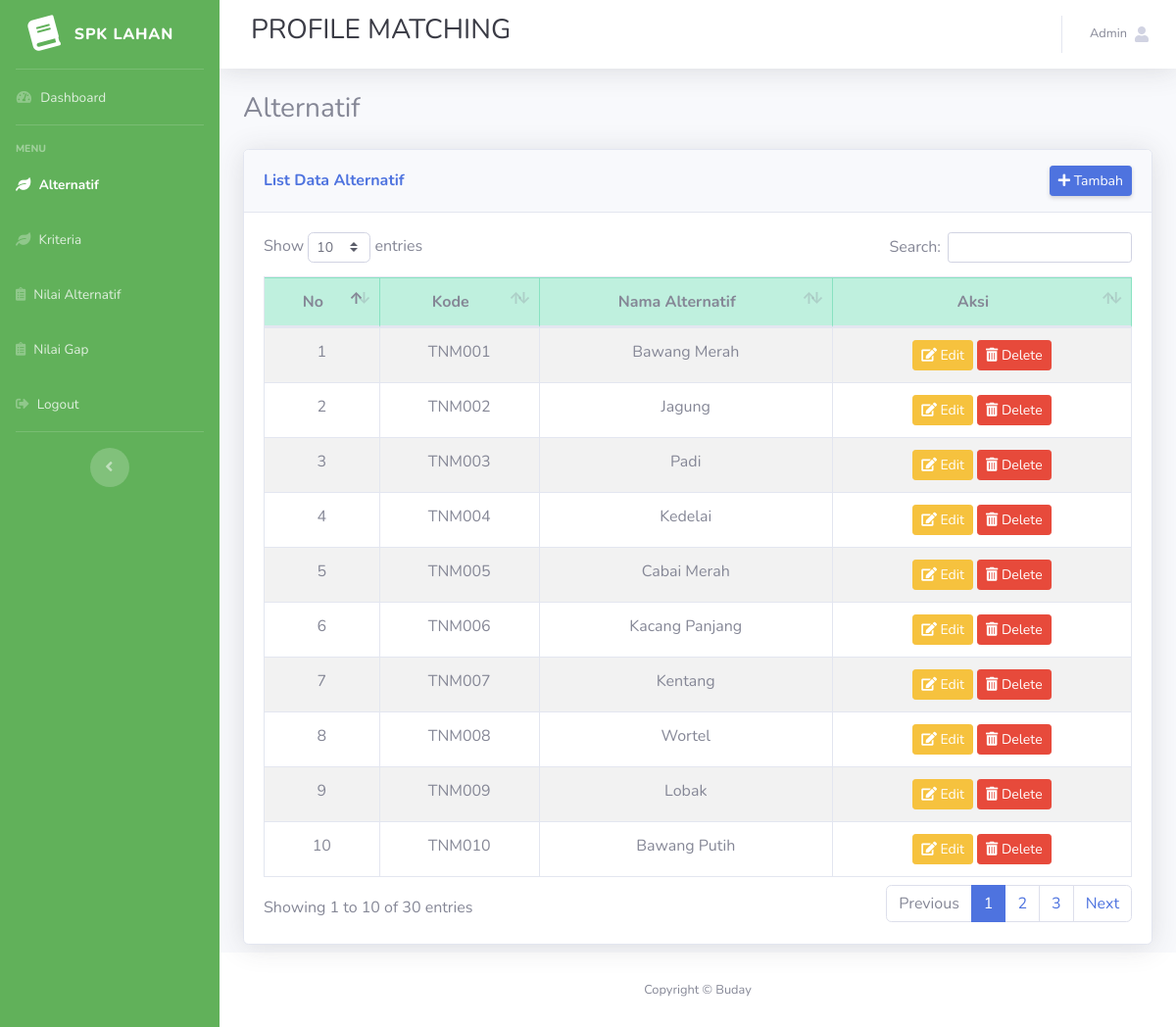
/admin/alternatif.php (signed in), run on the app's committed database.
### tables this page shows
CREATE TABLE `alternatif` (
  `id_alternatif` int(11) NOT NULL,
  `kode_alternatif` varchar(30) NOT NULL,
  `nama_alternatif` varchar(30) NOT NULL
);

### functions.php (called while the page is built, shortened)
<?php
require 'koneksi.php';
function query($query) {
    global $conn;
    $result = mysqli_query($conn, $query);
    $rows = [];
    while( $row = mysqli_fetch_assoc($result) ){
        $rows[] = $row;
    }
    return $rows;
}
?>

### admin/alternatif.php (the view, shortened to what this page needs)
<?php
$page = "alternatif";
require "../koneksi.php";
require "../functions.php";
include "../template/sidebar.php";
include "../template/topbar.php";
$alternatif = query("SELECT * FROM alternatif");
?>
 <div class="container-fluid">
<h1 class="h3 mb-4 text-judul">Alternatif</h1>
    <div class="card shadow mb-2">
    <div class="card-header py-3">
        <div class="d-sm-flex align-items-center justify-content-between ">
            <h6 class="m-0 font-weight-bold text-primary">List Data Alternatif</h6>
            <a href="#" class="d-none d-sm-inline-block btn btn-sm btn-primary shadow-sm" data-toggle="modal" data-target="#modalTambah"><i class="fas fa-plus"></i> Tambah</a>
        </div>
    </div>
      <div class="card-body">
      <div class="table-responsive">
      <table class="table table-bordered table-display table-striped" id="dataTable" width="100%" cellspacing="0">
        <thead class="table-success">
          <tr>
            <th class="text-center">No</th>
            <th class="text-center">Kode</th>
            <th class="text-center">Nama Alternatif</th>
            <th class="text-center">Aksi</th>
          </tr>
        </thead>
        <tbody>
        <?php $i=1;?>
        <?php foreach ($alternatif as $row):?>
            <tr>
              <td class="text-center"><?=$i;?></td>
              <td class="text-center"><?=$row['kode_alternatif'];?></td>
              <td class="text-center"><?=$row['nama_alternatif'];?></td>
              <td class="text-center">
                <form method="POST">
                  <button type="button" id="edit" name="edit" class="btn btn-warning btn-sm" data-toggle="modal" data-target="#modalEdit<?= $row['id_alternatif']; ?>">
                  <i class="fas fa-edit"></i> Edit</button>
                  <a class="btn btn-danger btn-sm" href="hapusalternatif.php?id=<?php echo $row["id_alternatif"]; ?>" onclick="return confirm('apakah anda yakin ingin dihapus');"><i class="fas fa-trash-alt"></i> Delete</a>
                  </form>
             </td>
            </tr>
            <?php $i++;?>
          <?php endforeach; ?>
        </tbody>
      </table>
      </div>
    </div>
  </div>
</div>
<?php include "../template/footer.php"; ?>

### template/sidebar.php (shortened to what this page needs)
<!DOCTYPE html>
<html lang="en">
<head>
    <link href="../asset/vendor/fontawesome-free/css/all.min.css" rel="stylesheet" type="text/css">
    <link href="../asset/css/sb-admin-2.min.css" rel="stylesheet">
    <link href="../asset/vendor/datatables/dataTables.bootstrap4.css" rel="stylesheet">
    <link href="../asset/vendor/datatables/dataTables.bootstrap4.min.css" rel="stylesheet">
</head>
<body id="page-top">
    <div id="wrapper">
        <ul class="navbar-nav sidebar sidebar-dark accordion" id="accordionSidebar" style="background-color: #61b15a">
            <a class="sidebar-brand d-flex align-items-center justify-content-center" href="index.html">
                <div class="sidebar-brand-icon rotate-n-15">
                    <i class="fas fa-book"></i>
                </div>
                <div class="sidebar-brand-text mx-3">SPK LAHAN</div>
            </a>
            <hr class="sidebar-divider my-0">
            <?php if ( $page == "dashboard" ) { ?>
            <li class="nav-item active">
            <?php } else { ?>
            <li class="nav-item">
            <?php } ?>
                <a class="nav-link" href="../admin/index.php">
                    <i class="fas fa-fw fa-tachometer-alt"></i>
                    <span>Dashboard</span></a>
            </li>
            <hr class="sidebar-divider">
            <div class="sidebar-heading">
                Menu
            </div>
            <?php if ( $page == "alternatif" ) { ?>
            <li class="nav-item active">
            <?php } else { ?>
            <li class="nav-item">
            <?php } ?>
                <a class="nav-link" href="../admin/alternatif.php">
                <i class="fas fa-leaf"></i>
                    <span>Alternatif</span>
                </a>
            </li>
            <?php if ( $page == "kriteria" ) { ?>
                <li class="nav-item active">
            <?php } else { ?>
                <li class="nav-item">
            <?php } ?>
                <a class="nav-link" href="../admin/kriteria.php">
                <i class="fas fa-leaf"></i>
                    <span>Kriteria</span>
                </a>
            </li>
            <?php if ( $page == "nilaialternatif" ) { ?>
                <li class="nav-item active">
            <?php } else { ?>
                <li class="nav-item">
            <?php } ?>
                <a class="nav-link" href="../admin/nilaialternatif.php">
                <i class="fas fa-clipboard-list"></i>
                    <span>Nilai Alternatif</span>
                </a>
            </li>
            <?php if ( $page == "nilaigap" ) { ?>
                <li class="nav-item active">
            <?php } else { ?>
                <li class="nav-item">
            <?php } ?>
                <a class="nav-link" href="../admin/nilaigap.php">
                <i class="fas fa-clipboard-list"></i>
                    <span>Nilai Gap</span>
                </a>
            </li>
            <li class="nav-item">
                <a class="nav-link" href="../index.php">
                <i class="fas fa-sign-out-alt fa-sm " ></i>
                    <span>Logout</span>
                </a>
            </li>
            <hr class="sidebar-divider d-none d-md-block">
            <div class="text-center d-none d-md-inline">
                <button class="rounded-circle border-0" id="sidebarToggle"></button>
            </div>
        </ul>
        <div id="content-wrapper" class="d-flex flex-column">
            <div id="content">

### template/topbar.php (shortened to what this page needs)
<nav class="navbar navbar-expand navbar-light bg-white topbar mb-4 static-top shadow">
<form
class="d-none d-sm-inline-block form-inline mr-auto ml-md-3 my-2 my-md-0 mw-100">
                        <div class="text-gray-900" >
                            <h3 >PROFILE MATCHING</h3>
                        </div>
</form>
<ul class="navbar-nav ml-auto">
    <li class="nav-item dropdown no-arrow">
        <a class="nav-link dropdown-toggle" href="#" id="userDropdown" role="button"
            data-toggle="dropdown" aria-haspopup="true" aria-expanded="false">
            <span class="mr-2 d-none d-lg-inline text-gray-600 small">Admin </span>
          <i class="fas fa-user"></i>
        </a>
    </li>
</ul>
</nav>

### template/footer.php (shortened to what this page needs)
            </div>
            <footer class="sticky-footer bg-white">
                <div class="container my-auto">
                    <div class="copyright text-center my-auto">
                        <span>Copyright &copy; Buday</span>
                    </div>
                </div>
            </footer>
        </div>
    </div>
</body>
</html>

### data on the page
alternatif: kode_alternatif "TNM001", nama_alternatif "Bawang Merah"
alternatif: kode_alternatif "TNM002", nama_alternatif "Jagung"
alternatif: kode_alternatif "TNM003", nama_alternatif "Padi"
alternatif: kode_alternatif "TNM004", nama_alternatif "Kedelai"
alternatif: kode_alternatif "TNM005", nama_alternatif "Cabai Merah"
alternatif: kode_alternatif "TNM006", nama_alternatif "Kacang Panjang"
alternatif: kode_alternatif "TNM007", nama_alternatif "Kentang"
alternatif: kode_alternatif "TNM008", nama_alternatif "Wortel"
alternatif: kode_alternatif "TNM009", nama_alternatif "Lobak"
alternatif: kode_alternatif "TNM010", nama_alternatif "Bawang Putih"
